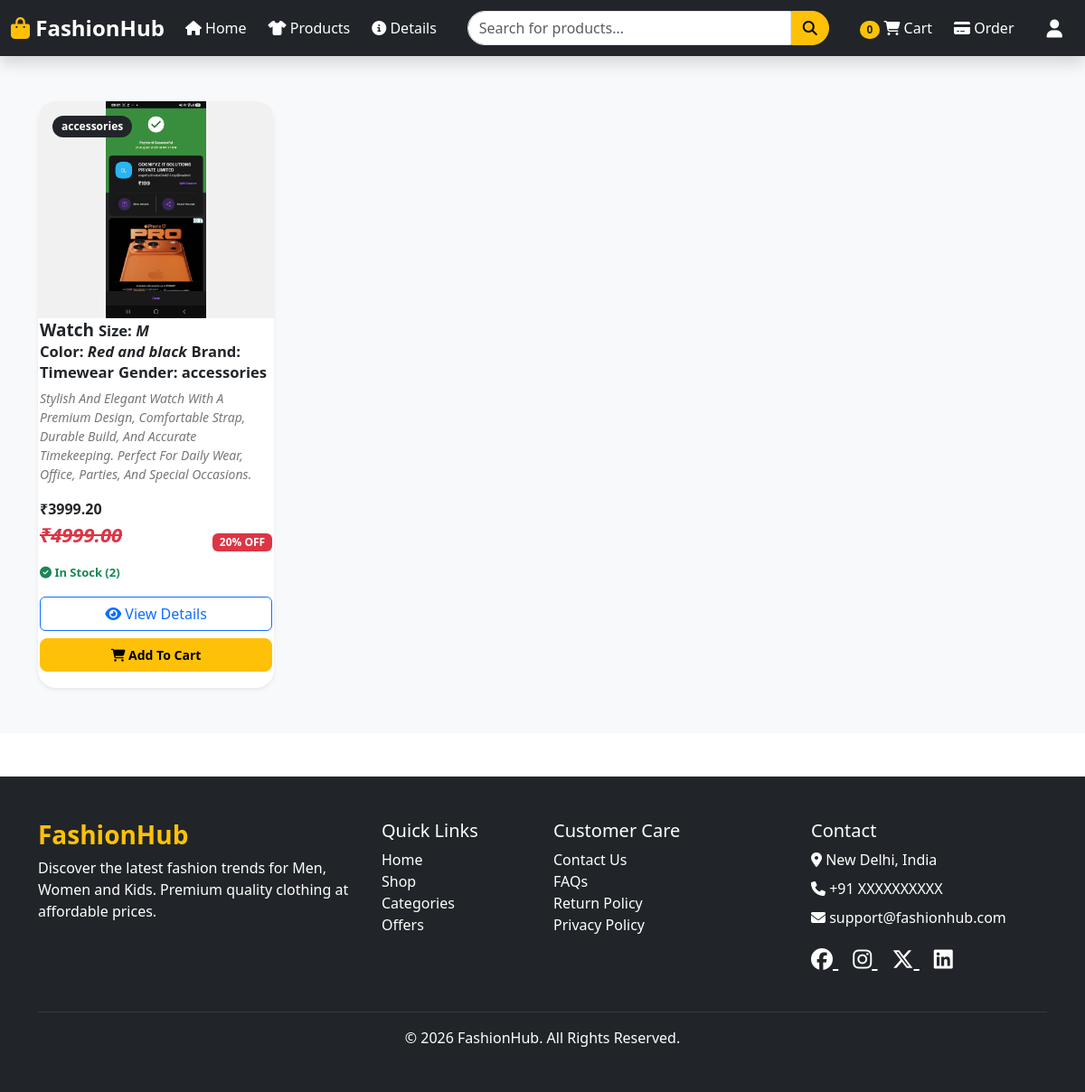
Screenshot of /accessories/ with the database file from the repository.
### AppApi/models.py (models this page shows, shortened)
class Product(models.Model):
    name = models.CharField(max_length=200)
    category = models.CharField(max_length=100)
    gender = models.CharField(
        max_length=15,
        choices=GENDER_CHOICES
    )
    description = models.TextField()
    price = models.DecimalField(max_digits=10, decimal_places=2)
    discount = models.IntegerField(default=0)
    image = models.ImageField(upload_to='products/')
    stock = models.PositiveIntegerField(default=0)
    size = models.CharField(
            max_length=4,
            choices=SIZE_CHOICES
        )
    color = models.CharField(max_length=50, blank=True)
    brand = models.CharField(max_length=100, blank=True)
    sku = models.CharField(max_length=100, unique=True)
    created_at = models.DateTimeField(auto_now_add=True)

### CodeAlpha/frontend_view.py (the view)
# urls.py: path('accessories/',frontend_view.Accessories,name='Accessories'),
def Accessories(request):
    products = Product.objects.filter(gender='accessories')
    for product in products:
                 product.name = product.name.capitalize()
                 product.color = product.color.capitalize()
                 product.brand = product.brand.capitalize()
                 product.size = product.size.upper()
                 product.description = product.description.title()
                 product.discount_price =  product.price - (product.price *    product.discount / 100)
    return render(request, "Accessories.html", {"products": products})

### templates/Accessories.html
{% include "header.html" %}
{% include "product_section.html" %}
{% include "footer.html" %}

### templates/product_section.html (shortened to what this page needs)
{% load static %}
<link rel="stylesheet" href="{% static 'products.css' %}">
<section class="products-section">
    <div class="container">
    <div class="row g-4">
        {% for product in products %}
        <div class="col-6 col-md-6 col-lg-4 col-xl-3">
            <div class="card product-card shadow-sm h-100">
                <div class="product-image-wrapper">
                    {% if product.image %}
                    <img src="{{ product.image.url }}"
                         class="product-image"
                         alt="{{ product.name }}">
                    {% endif %}
                    <span class="badge bg-dark position-absolute top-0 start-0 m-3 gender-badge">
                        {{ product.gender  }}
                    </span>
                </div>
                <div class="product-info">
                    <h6 class="product-name">
                        <b>{{ product.name }}</b>  <small>Size: <i>{{ product.size }}</i></small>
                        <br>
                        <small>Color: <i>{{ product.color }}</i></small>
                        <small>Brand: {{ product.brand }}</small>
                        <small>Gender: {{ product.gender }}</small>
                    </h6>
                    <p class="product-description">
                        <i>{{ product.description  }}</i>
                    </p>
                <strong>
                            ₹{{ product.discount_price}}
                        </strong>
                    <div class="d-flex justify-content-between align-items-center ">
                        <span class="product-price">
                            <p style="text-decoration: line-through;"><i>₹{{ product.price }} </i></p>
                        </span>
                        {% if product.discount %}
                            <span class="badge bg-danger">
                                {{ product.discount }}% OFF
                            </span>
                        {% endif %}
                    </div>
                    {% if product.stock > 0 %}
                        <p class="stock-text mb-3">
                            <i class="fa-solid fa-circle-check"></i>
                            In Stock ({{ product.stock }})
                        </p>
                    {% else %}
                        <p class="text-danger fw-bold mb-3">
                            <i class="fa-solid fa-circle-xmark"></i>
                            Out of Stock
                        </p>
                    {% endif %}
                    <div class="d-grid gap-2">
                        <a href="{% url 'products_details' %}"
                           class="btn btn-outline-primary">
                            <i class="fa-solid fa-eye"></i>
                            View Details
                        </a>
                        {% if product.stock > 0 %}
                        <form method="POST" action="{% url 'add_to_cart' product.id %}">
                            <button type="submit" class="btn btn-warning cart-btn w-100">
                                <i class="fa-solid fa-cart-shopping"></i>
                                Add To Cart
                            </button>
                        </form>
                        {% else %}
                        <button class="btn btn-secondary cart-btn"
                                disabled>
                            Out of Stock
                        </button>
                        {% endif %}
                    </div>
                </div>
            </div>
        </div>
        {% endfor %}
    </div>
    </div>
</section>

### static/products.css (style rules this page uses)
.products-section { padding: 50px 0; background: #f8f9fa; }
.product-card { border: none; border-radius: 20px; overflow: hidden; transition: 0.3s ease; background: #fff; }
.product-image-wrapper { position: relative; overflow: hidden; background: #f1f1f1; }
.product-image { width: 100%; height: 300px; object-fit: cover; transition: transform 0.4s ease; }
.product-info { padding: 2px; }
.product-name { font-size: 19px; font-weight: 600; margin-bottom: 8px; }
.product-description { font-size: 14px; color: #777; min-height: 42px; }
.product-price { font-size: 22px; font-weight: 700; color: #dc3545; }
.gender-badge { font-size: 12px; padding: 6px 10px; border-radius: 20px; }
.stock-text { font-size: 13px; color: #198754; font-weight: 600; }
.cart-btn { border-radius: 8px; font-weight: 600; padding: 7px; font-size: 14px; transition: 0.3s; }
.product-image { width: 100%; height: 240px; object-fit: contain; background: #f1f1f1; transition: transform 0.4s ease; }

### rows the page displays
Product: image (picture), gender "accessories", name "Watch", size "M", color "Red and black", brand "Timewear", description "Stylish And Elegant Watch With A Premium Design, Comfortable Strap, Durable Build, And Accurate Timekeeping. Perfect For Daily Wear, Office, Parties, And Special Occasions.", discount_price "3999.20", price "4999.00", discount "20", stock "2", shows "Add To Cart"
